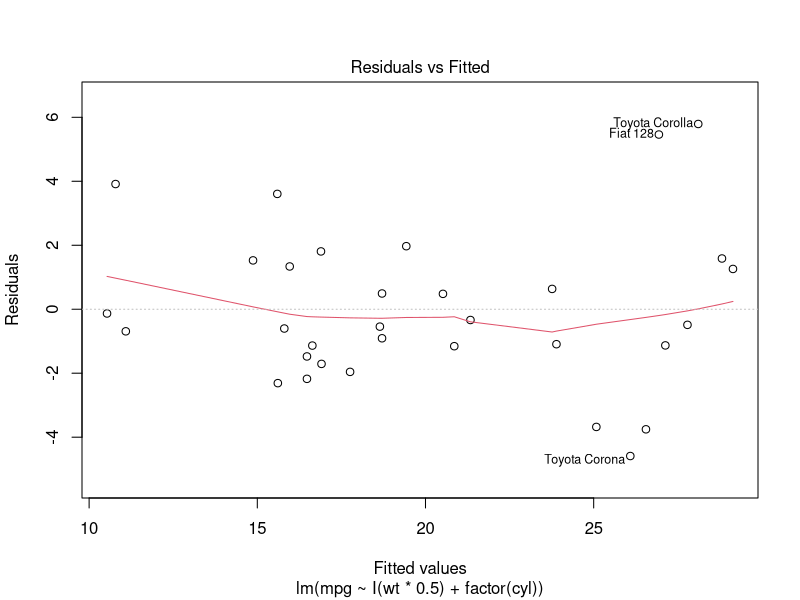
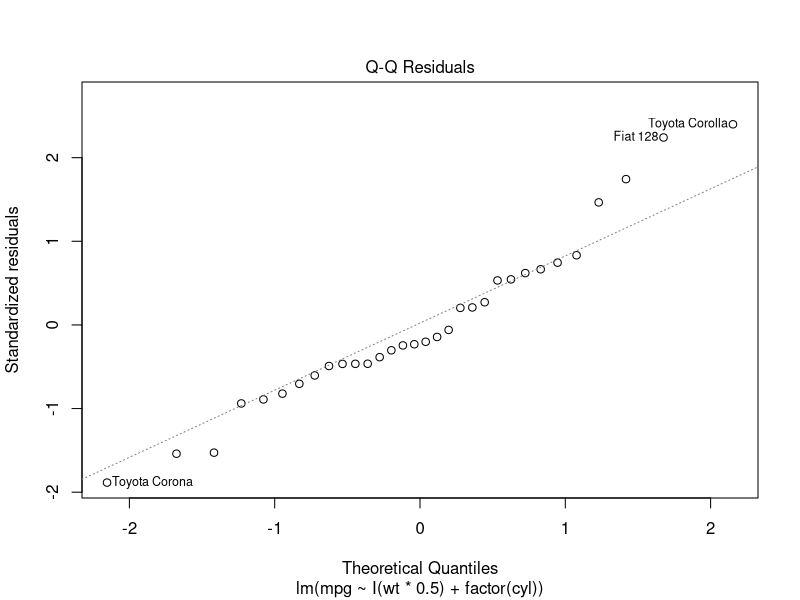
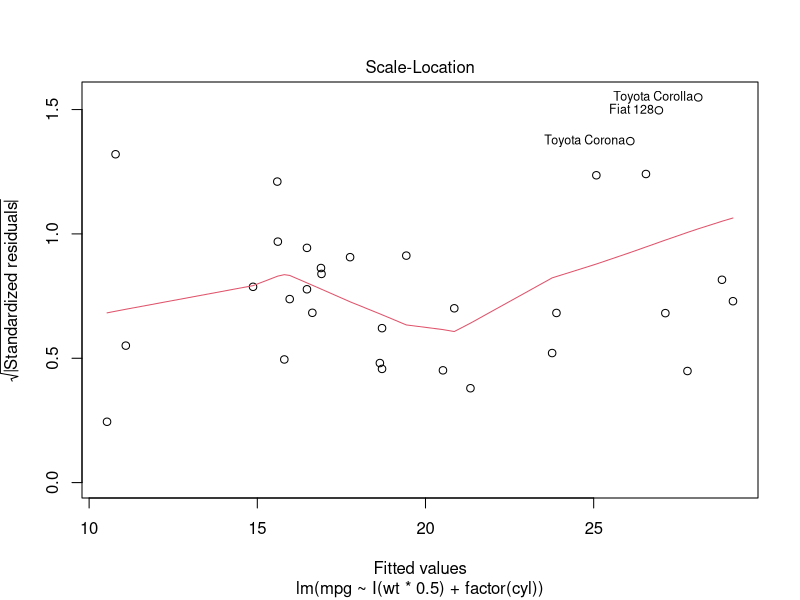
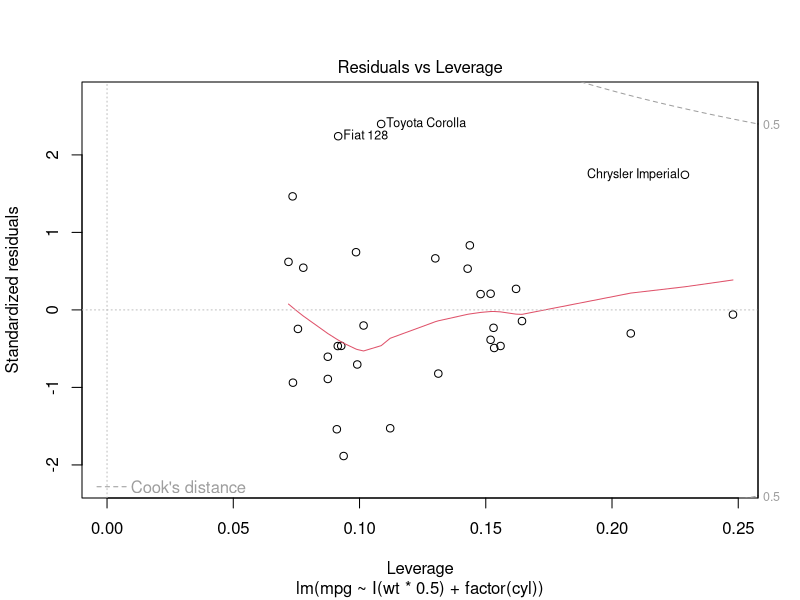

Reproduce these figures in R, in order.
data(mtcars)

# Q1
model.1 <- lm(mpg ~ factor(cyl) + wt, data=mtcars)
summary(model.1)

round(model.1$coefficients[3],3)

factor(mtcars$cyl)

# Q2
model.2 <- lm(mpg ~ factor(cyl), data=mtcars)
summary(model.2)

# Q3
model.3 <- lm(mpg ~ factor(cyl) + wt + factor(cyl)*wt, data=mtcars)
summary(model.3)
anova(model.3, model.1)
anova(model.2, model.1,test="Chisq")

# Q4
model.4 <- lm(mpg ~ I(wt * 0.5) + factor(cyl), data = mtcars)
plot(model.4)
model.4


# Q5
x <- c(0.586, 0.166, -0.042, -0.614, 11.72)
y <- c(0.549, -0.026, -0.127, -0.751, 1.344)

fit <- lm(y ~ x)

round(hatvalues(fit), 4)

# Q6
round(dfbetas(fit), 4)

